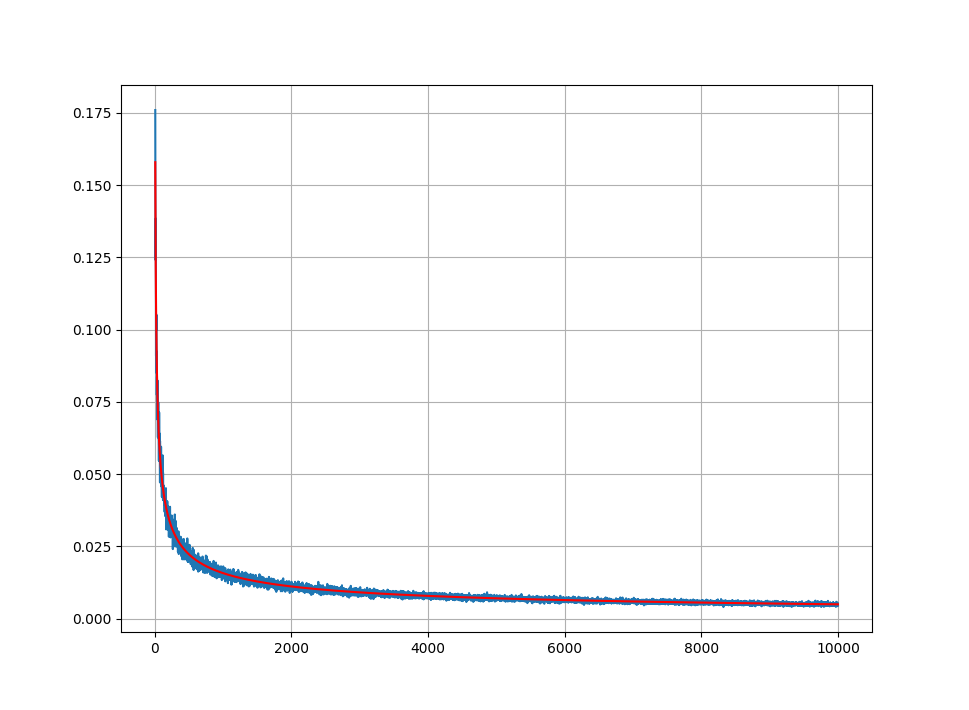

Reproduce this figure in Python.
from matplotlib import pyplot as plt
import numpy as np

x, y, z= np.loadtxt('fort.1', delimiter=',', unpack = True)
plt.plot(x, y)
plt.plot(x, z, color = 'red')
plt.grid()
plt.show()
